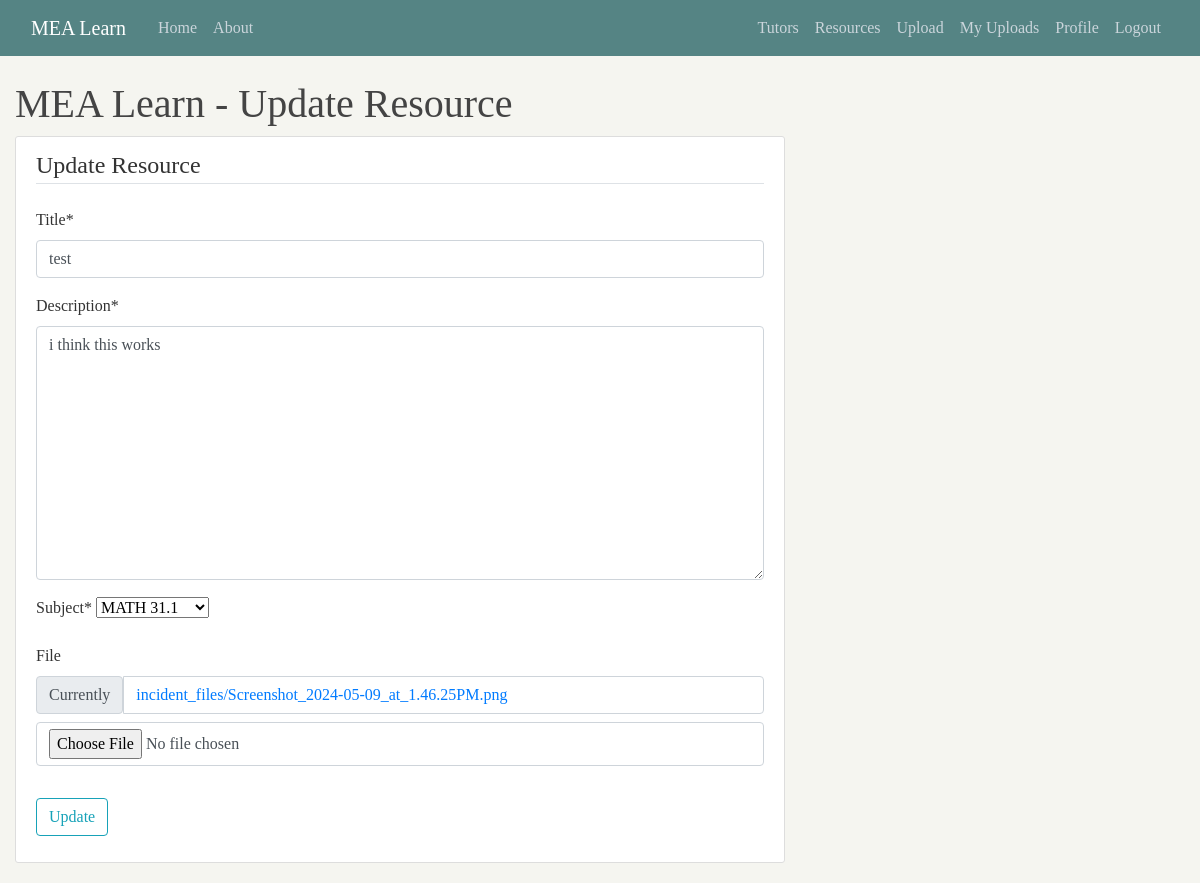
The app's page /resource/2/update/ (signed in) with its own data.
### blog/models.py (models this page shows, shortened)
class Resource(models.Model):
    SUBJECT_CHOICES = [
        ('MATH 31.1', 'MATH 31.1'),
        ('LAS 21', 'LAS 21'),
        ('MATH 31.2', 'MATH 31.2'),
        ('DECSC 22', 'DECSC 22'),
        ('ITMGT 25.03', 'ITMGT 25.03'),
        ('MATH 31.3', 'MATH 31.3'),
        ('ACCT 115', 'ACCT 115'),
        ('LLAW 113', 'LLAW 113'),
        ('MATH 70.1', 'MATH 70.1'),
        ('ECON 110', 'ECON 110'),
        ('ACCT 125', 'ACCT 125'),
        ('LLAW 115', 'LLAW 115'),
        ('MATH 61.2', 'MATH 61.2'),
        ('DECSC 25', 'DECSC 25'),
        ('ECON 121', 'ECON 121'),
        ('FINN 115', 'FINN 115'),
        ('QUANT 121', 'QUANT 121'),
        ('QUANT 162', 'QUANT 162'),
        ('LAS 111', 'LAS 111'),
        ('MKTG 111', 'MKTG 111'),
        ('QUANT 163', 'QUANT 163'),
        ('LAS 123', 'LAS 123'),
        ('QUANT 192', 'QUANT 192'),
        ('LAS 120', 'LAS 120'),
        ('LAS 140', 'LAS 140'),
        ('OPMAN 125', 'OPMAN 125'),
        ('QUANT 164', 'QUANT 164'),
        ('QUANT 199', 'QUANT 199'),
        ('LAS 197.10', 'LAS 197.10'),
    ]
    title = models.CharField(max_length=150)
    description = models.TextField()
    subject = models.CharField(max_length=100, choices=SUBJECT_CHOICES, default='None')
    date_uploaded = models.DateTimeField(default=timezone.now)
    file = models.FileField(upload_to='resource_files')
    author = models.ForeignKey(User, on_delete=models.CASCADE)

### blog/views.py (the view, shortened to what this page needs)
# urls.py: path('resource/<int:pk>/update/', ResourceUpdateView.as_view(), name='resource-update'),
class ResourceUpdateView(LoginRequiredMixin, UserPassesTestMixin, UpdateView):
    model = Resource
    form_class = ResourceUpdateForm
    template_name = 'blog/update_resource.html'
    def get_form_kwargs(self):
        kwargs = super().get_form_kwargs()
        kwargs['initial_file'] = self.object.file
        return kwargs
    def test_func(self):
        resource = self.get_object()
        return self.request.user == resource.author

### users/forms.py (shortened to what this page needs)
class ResourceUpdateForm(forms.ModelForm):
    class Meta:
        model = Resource
        fields = ['title', 'description', 'subject', 'file']
    def __init__(self, *args, **kwargs):
        initial_file = kwargs.pop('initial_file', None)
        super().__init__(*args, **kwargs)
        if initial_file:
            self.fields['file'].initial = initial_file
        self.fields['file'].required = False

### blog/templates/blog/update_resource.html (shortened to what this page needs)
{% extends "blog/base.html" %}
{% load static %}
{% load crispy_forms_tags %}
{% block content %}
  <header>
    <h1>MEA Learn - Update Resource</h1>
  </header>
  <div class="content-section">
    <form method="post" enctype="multipart/form-data" action="{% url 'resource-update' resource.id %}">
      <fieldset class="form-group">
        <legend class="border-bottom mb-4">Update Resource</legend>
        {{ form|crispy }}
      </fieldset>
      <div class="form-group">
        <button class="btn btn-outline-info" type="submit">Update</button>
      </div>
    </form>
  </div>
{% endblock content %}

### blog/static/blog/main.css (style rules this page uses)
body { font-family: 'Times New Roman', serif !important; background: #F5F5F0; color: #333333; margin: 0; padding: 0; box-sizing: border-box; margin-top: 5rem; }
h1, h2, h3, h4, h5, h6 { color: #444444; }
.content-section { background: #ffffff; padding: 10px 20px; border: 1px solid #dddddd; border-radius: 3px; margin-bottom: 20px; }

### blog/templates/blog/base.html (style rules this page uses)
body { font-family: 'Karla', sans-serif; }

### records on screen
Resource: title "test", description "i think this works", subject "MATH 31.1"
